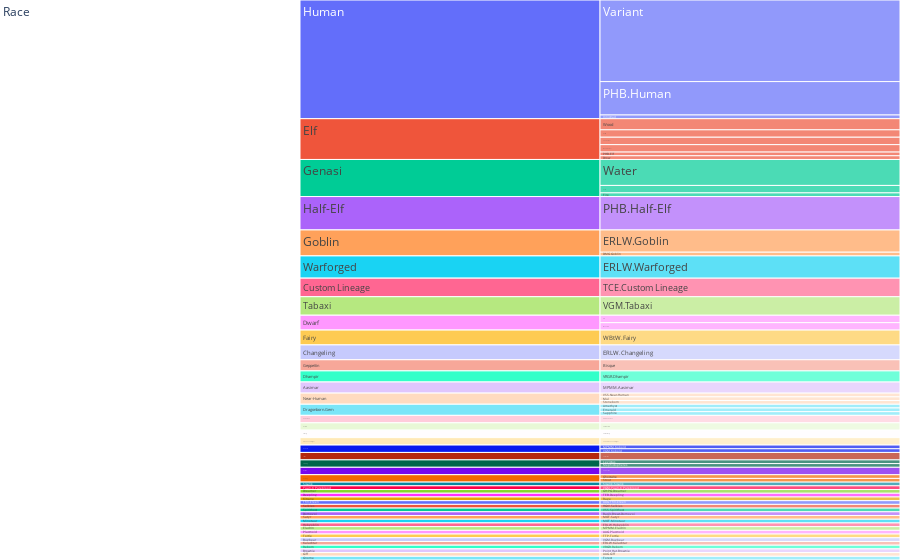

The cell this chart's notebook holds for it:
### Code cell
TGL = pd.read_csv('/home/jovyan/Data/Race_Burst.csv')
fig = px.icicle(TGL,
                  names='SubRace',
                  parents='Race',
                  values='Count'
                 )
fig.update_layout(margin = dict(t=0, l=0, r=0, b=0))
fig.update_yaxes(tickformat="80%")
fig.update_layout(height=500)
fig.show()

### Figure 1 — Plotly figure (JSON) as saved in the notebook; plotly's stock layout.template omitted (floating-point values rounded to 4 significant figures)
{"data": [{"domain": {"x": [0, 1], "y": [0, 1]}, "hovertemplate": "SubRace=%{label}<br>Count=%{value}<br>Race=%{parent}<extra></extra>", "labels": ["Race", "Custom Lineage", "Goblin", "Warforged", "Vedalken", "Sisalik", "Geppettin", "Yuan-ti Pureblood", "Dreamer", "Dwarf", "Deepling", "Goliath", "Dhampir", "Half-Elf", "Kitsune", "Thri-kreen", "Firbolg", "Awakened Blight", "Kobold", "Fairy", "Human", "Aasimar", "Elf", "Triton", "Selkies", "Spirithost", "Domovoi", "Tabaxi", "Tiefling", "Satyr", "Minotaur", "Half-Orc", "Hobgoblin", "Eladrin", "Plasmoid", "Tortle", "Bugbear", "Kalashtar", "Changeling", "Reborn", "Near-Human", "Halfling", "Brownie", "Giff", "Gnome", "Dragonborn.Gem", "Genasi", "MPMM.Aasimar", "VGM.Bugbear", "ERLW.Changeling", "TCE.Custom Lineage", "VRGR.Dhampir", "Amethyst", "Emerald", "Sapphire", "Hill", "Mountain", "MPMM.Eladrin", "PHB.Elf", "Drow", "Pallid", "Shadar-kai", "Wood", "Wood.Aereni", "WBtW.Fairy", "VGM.Firbolg", "Earth", "Fire", "Water", "Bisque", "AAG.Giff", "Forest", "DMG.Goblin", "ERLW.Goblin", "VGM.Goliath", "PHB.Half-Elf", "PHB.Half-Orc", "Ghostwise", "Stout", "ERLW.Hobgoblin", "PHB.Human", "Innistrad", "Variant", "ERLW.Kalashtar", "MPMM.Kobold", "VGM.Kobold", "MOT.Minotaur", "VSS.Near-Human", "Mul", "Stoneborn", "AAG.Plasmoid", "VRGR.Reborn", "MOT.Satyr", "VSS.Spirithost", "VGM.Tabaxi", "AAG.Thri-kreen", "Levistus", "Mephistopheles", "TTP.Tortle", "VGM.Triton", "GGR.Vedalken", "ERLW.Warforged", "VGM.Yuan-ti Pureblood", "Point_Hat.Brownie", "GH:PG.Dreamer", "SCPC.Awakened Blight", "Rage", "Basils Brews.Domovoi", "Sisalik.Sisalik", "TEB.Deepling", "HGtV.Selkies"], "name": "", "parents": [null, "Race", "Race", "Race", "Race", "Race", "Race", "Race", "Race", "Race", "Race", "Race", "Race", "Race", "Race", "Race", "Race", "Race", "Race", "Race", "Race", "Race", "Race", "Race", "Race", "Race", "Race", "Race", "Race", "Race", "Race", "Race", "Race", "Race", "Race", "Race", "Race", "Race", "Race", "Race", "Race", "Race", "Race", "Race", "Race", "Race", "Race", "Aasimar", "Bugbear", "Changeling", "Custom Lineage", "Dhampir", "Dragonborn.Gem", "Dragonborn.Gem", "Dragonborn.Gem", "Dwarf", "Dwarf", "Eladrin", "Elf", "Elf", "Elf", "Elf", "Elf", "Elf", "Fairy", "Firbolg", "Genasi", "Genasi", "Genasi", "Geppettin", "Giff", "Gnome", "Goblin", "Goblin", "Goliath", "Half-Elf", "Half-Orc", "Halfling", "Halfling", "Hobgoblin", "Human", "Human", "Human", "Kalashtar", "Kobold", "Kobold", "Minotaur", "Near-Human", "Near-Human", "Near-Human", "Plasmoid", "Reborn", "Satyr", "Spirithost", "Tabaxi", "Thri-kreen", "Tiefling", "Tiefling", "Tortle", "Triton", "Vedalken", "Warforged", "Yuan-ti Pureblood", "Brownie", "Dreamer", "Awakened Blight", "Kitsune", "Domovoi", "Sisalik", "Deepling", "Selkies"], "values": [0, 0, 0, 0, 0, 0, 0, 0, 0, 0, 0, 0, 0, 0, 0, 0, 0, 0, 0, 0, 0, 0, 0, 0, 0, 0, 0, 0, 0, 0, 0, 0, 0, 0, 0, 0, 0, 0, 0, 0, 0, 0, 0, 0, 0, 0, 0, 3, 1, 4, 5, 3, 1, 1, 1, 2, 2, 1, 1, 1, 2, 2, 3, 2, 4, 2, 2, 1, 7, 3, 1, 1, 1, 6, 2, 9, 2, 1, 1, 1, 9, 1, 22, 1, 1, 1, 1, 1, 1, 1, 1, 1, 1, 1, 5, 1, 1, 1, 1, 2, 2, 6, 1, 1, 1, 2, 1, 1, 1, 1, 1], "type": "icicle", "level": "Race"}], "layout": {"legend": {"tracegroupgap": 0}, "margin": {"t": 0, "l": 0, "r": 0, "b": 0}, "yaxis": {"tickformat": "80%"}, "autosize": true}}
